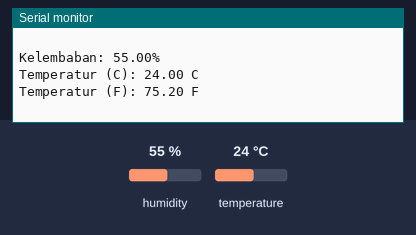
A sketch run on a simulated Arduino Uno, built with avr-gcc and run on an emulated ATmega328P. On the bench: the last lines printed to the serial monitor. The test bench sets the inputs (shaded band); at power-on: humidity 55 %, temperature 24 °C.

Above: at 4.8 s.
4.9 s: humidity set to 22 %
7.9 s: temperature set to 12 °C
At 9.6 s:
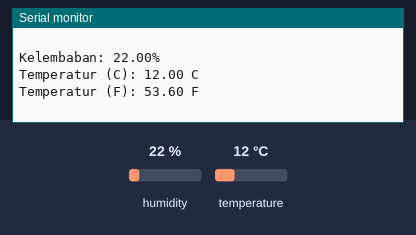
10.9 s: humidity set to 40 %
13.9 s: temperature set to 41 °C
At 15.3 s:
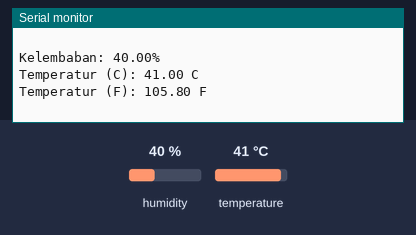
Timing chart, 0 to 16.9 s (numbered marks = the images above; inputs shaded):
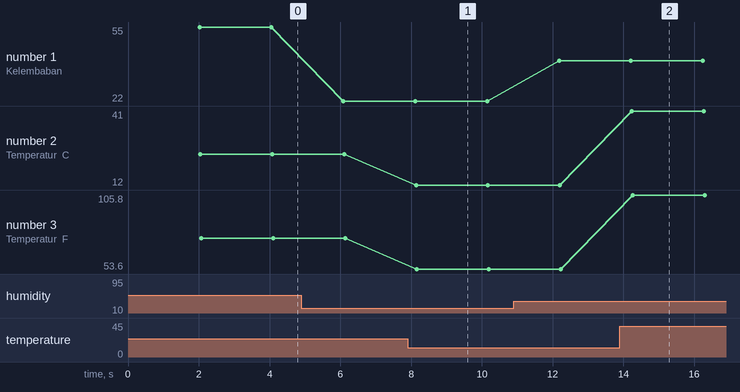

The sketch:

Pembaca_Suhu_dan_Tekanan_Udara.ino
```cpp
#include "DHT.h"
#define DHTPIN 2
#define DHTTYPE DHT11
DHT dht(DHTPIN, DHTTYPE);

void setup() {
  Serial.begin(9600);
  Serial.println(F("DHTxx test!"));
  dht.begin();
}

void loop() {
  delay(2000);
  float h = dht.readHumidity();
  float t = dht.readTemperature();
  float f = dht.readTemperature(true);

  if (isnan(h) || isnan(t) || isnan(f)) {
    Serial.println(F("Gagal membaca sensor!!!"));
    return;
  }

  float hif = dht.computeHeatIndex(f, h);
  float hic = dht.computeHeatIndex(t, h, false);

  Serial.print("Kelembaban: ");
  Serial.print(h);
  Serial.println("%");

  Serial.print("Temperatur (C): ");
  Serial.print(t);
  Serial.println(" C");

  Serial.print("Temperatur (F): ");
  Serial.print(f);
  Serial.println(" F");
  Serial.println(" ");
}
```

Measured:
- after the input at 7.9 s, the serial monitor: prints a new line after 0.24 s (image 1)
- after the input at 13.9 s, the serial monitor: prints a new line after 0.33 s (image 2)
- plotted number 1: 55 → 22 after the input at 4.9 s, 22 → 40 after the input at 10.9 s
- plotted number 2: 24 → 12 after the input at 7.9 s, 12 → 41 after the input at 13.9 s
- plotted number 3: 75.2 → 53.6 after the input at 7.9 s, 53.6 → 105.8 after the input at 13.9 s
